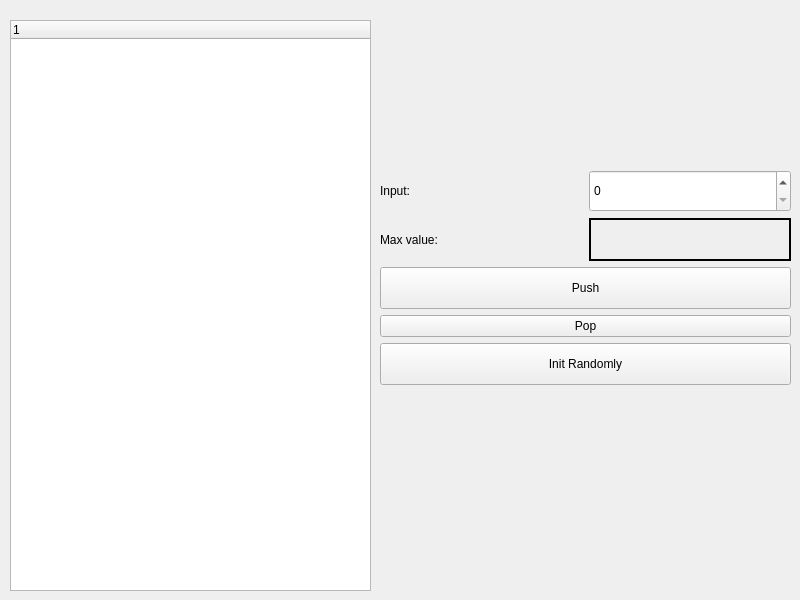
<?xml version="1.0" encoding="UTF-8"?>
<ui version="4.0">
 <class>MainWindow</class>
 <widget class="QMainWindow" name="MainWindow">
  <property name="geometry">
   <rect>
    <x>0</x>
    <y>0</y>
    <width>800</width>
    <height>600</height>
   </rect>
  </property>
  <property name="windowTitle">
   <string>MainWindow</string>
  </property>
  <widget class="QWidget" name="centralwidget">
   <widget class="QTreeWidget" name="tree">
    <property name="geometry">
     <rect>
      <x>10</x>
      <y>20</y>
      <width>361</width>
      <height>571</height>
     </rect>
    </property>
    <column>
     <property name="text">
      <string notr="true">1</string>
     </property>
    </column>
   </widget>
   <widget class="QWidget" name="gridLayoutWidget">
    <property name="geometry">
     <rect>
      <x>380</x>
      <y>170</y>
      <width>411</width>
      <height>215</height>
     </rect>
    </property>
    <layout class="QGridLayout" name="gridLayout">
     <item row="2" column="0" colspan="2">
      <widget class="QPushButton" name="pushBtn">
       <property name="sizePolicy">
        <sizepolicy hsizetype="Minimum" vsizetype="Expanding">
         <horstretch>0</horstretch>
         <verstretch>0</verstretch>
        </sizepolicy>
       </property>
       <property name="text">
        <string>Push</string>
       </property>
      </widget>
     </item>
     <item row="0" column="1">
      <widget class="QSpinBox" name="inpBox">
       <property name="sizePolicy">
        <sizepolicy hsizetype="Minimum" vsizetype="Expanding">
         <horstretch>0</horstretch>
         <verstretch>0</verstretch>
        </sizepolicy>
       </property>
      </widget>
     </item>
     <item row="0" column="0">
      <widget class="QLabel" name="label_2">
       <property name="sizePolicy">
        <sizepolicy hsizetype="Preferred" vsizetype="Expanding">
         <horstretch>0</horstretch>
         <verstretch>0</verstretch>
        </sizepolicy>
       </property>
       <property name="text">
        <string>Input:</string>
       </property>
      </widget>
     </item>
     <item row="3" column="0" colspan="2">
      <widget class="QPushButton" name="popBtn">
       <property name="text">
        <string>Pop</string>
       </property>
      </widget>
     </item>
     <item row="4" column="0" colspan="2">
      <widget class="QPushButton" name="initBtn">
       <property name="sizePolicy">
        <sizepolicy hsizetype="Minimum" vsizetype="Expanding">
         <horstretch>0</horstretch>
         <verstretch>0</verstretch>
        </sizepolicy>
       </property>
       <property name="text">
        <string>Init Randomly</string>
       </property>
      </widget>
     </item>
     <item row="1" column="0">
      <widget class="QLabel" name="label_3">
       <property name="text">
        <string>Max value:</string>
       </property>
      </widget>
     </item>
     <item row="1" column="1">
      <widget class="QLabel" name="maxLbl">
       <property name="sizePolicy">
        <sizepolicy hsizetype="Preferred" vsizetype="Expanding">
         <horstretch>0</horstretch>
         <verstretch>0</verstretch>
        </sizepolicy>
       </property>
       <property name="frameShape">
        <enum>QFrame::WinPanel</enum>
       </property>
       <property name="text">
        <string/>
       </property>
      </widget>
     </item>
    </layout>
   </widget>
  </widget>
 </widget>
 <resources/>
 <connections/>
</ui>
